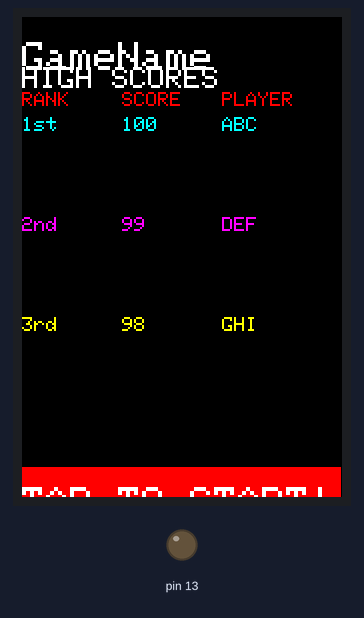
The sketch below on a simulated Arduino Uno, built with avr-gcc and run on an emulated ATmega328P. Parts: 320×480 colour display, output pins drawn as LEDs (lit = HIGH). What the sketch prints to the serial monitor is not drawn.

Above: at 0.4 s.

The sketch:

Default_Screen.ino
```cpp
/*
  Default_Screen.ino
  320x480
*/

#include <SPI.h>
#include <Adafruit_GFX.h>
#include <MCUFRIEND_kbv.h>
#include <TouchScreen.h>
//#include <LiquidCrystal.h>

#define BLACK   0x0000
#define BLUE    0x001F
#define RED     0xF800
#define GREEN   0x07E0
#define CYAN    0x07FF
#define MAGENTA 0xF81F
#define YELLOW  0xFFE0
#define WHITE   0xFFFF

// Touchscreen
#define YP A2
#define XM A3
#define YM 8
#define XP 9

#define TS_MINX 0
#define TS_MAXX 319

#define TS_MINY 0
#define TS_MAXY 479

/* ---FUNCTIONS--- */
#ifndef min
#define min(a, b) (((a) < (b)) ? (a) : (b))
#endif

#ifndef READGRAM
#define READGRAM(x, y, buf, w, h)  tft.readGRAM(x, y, buf, w, h)
#endif

void drawHomeScreen();
void drawSelectScreen();
void drawInstructionScreen(uint8_t game);
void drawGameOverScreen(uint8_t game);

void drawLeaderboards();

/* ---VARIABLES--- */
MCUFRIEND_kbv tft;
//LiquidCrystal lcd(8,9,3,4,5,2);
int x, y, w, h;
uint16_t scrollbuf[320];
char currentPage; // H -> Home, G -> Game select, I -> Instructions, O -> Game over


void drawHomeScreen() {
  //TOUCH TO START "Button"
  tft.fillScreen(BLACK);
  tft.drawRect(0, 450, 319, 479, YELLOW);
  tft.fillRect(0, 450, 319, 479, RED);
  tft.setCursor(0, 470);
  tft.setTextColor(WHITE); tft.setTextSize(4);
  tft.println("TAP TO START!");

  drawLeaderboards();
}

void drawLeaderboards() {
  //Displaying the name of Game
  tft.setCursor(0, 25);
  tft.setTextColor(WHITE); tft.setTextSize(4);
  tft.print("GameName");

  //"HIGH SCORES"
  tft.setCursor(0, 50);
  tft.setTextColor(WHITE); tft.setTextSize(3);
  tft.print("HIGH SCORES");

  //"RANK"
  tft.setCursor(0, 75);
  tft.setTextColor(RED); tft.setTextSize(2);
  tft.print("RANK");

  //"SCORE"
  tft.setCursor(100, 75);
  tft.setTextColor(RED); tft.setTextSize(2);
  tft.print("SCORE");

  //"PLAYER"
  tft.setCursor(200, 75);
  tft.setTextColor(RED); tft.setTextSize(2);
  tft.print("PLAYER");

  //"1st, 2nd, 3rd"
  tft.setCursor(0, 100);
  tft.setTextColor(CYAN); tft.setTextSize(2);
  tft.print("1st");

  tft.setCursor(0, 200);
  tft.setTextColor(MAGENTA); tft.setTextSize(2);
  tft.print("2nd");

  tft.setCursor(0, 300);
  tft.setTextColor(YELLOW); tft.setTextSize(2);
  tft.print("3rd");

  //Scores
  tft.setCursor(100, 100);
  tft.setTextColor(CYAN); tft.setTextSize(2);
  tft.print("100"); //1st place score

  tft.setCursor(100, 200);
  tft.setTextColor(MAGENTA); tft.setTextSize(2);
  tft.print("99"); //2nd place score

  tft.setCursor(100, 300);
  tft.setTextColor(YELLOW); tft.setTextSize(2);
  tft.print("98"); //3rd place score

  //Player
  tft.setCursor(200, 100);
  tft.setTextColor(CYAN); tft.setTextSize(2);
  tft.print("ABC"); //1st place player

  tft.setCursor(200, 200);
  tft.setTextColor(MAGENTA); tft.setTextSize(2);
  tft.print("DEF"); //2nd place player

  tft.setCursor(200, 300);
  tft.setTextColor(YELLOW); tft.setTextSize(2);
  tft.print("GHI"); //3rd place player
}

void windowScroll(int16_t x, int16_t y, int16_t wid, int16_t ht, int16_t dx, int16_t dy, uint16_t *buf)
{
    if (dx) for (int16_t row = 0; row < ht; row++) {
            READGRAM(x, y + row, buf, wid, 1);
            tft.setAddrWindow(x, y + row, x + wid - 1, y + row);
            tft.pushColors(buf + dx, wid - dx, 1);
            tft.pushColors(buf + 0, dx, 0);
        }
    if (dy) for (int16_t col = 0; col < wid; col++) {
            READGRAM(x + col, y, buf, 1, ht);
            tft.setAddrWindow(x + col, y, x + col, y + ht - 1);
            tft.pushColors(buf + dy, ht - dy, 1);
            tft.pushColors(buf + 0, dy, 0);
        }
}

void setup() {
  Serial.begin(9600);

  pinMode(13, OUTPUT);

  uint16_t id = tft.readID();
  tft.reset();
  tft.begin(id);

  Serial.println("Init...");
  Serial.println("Starting on home screen.");

  w = tft.width(); h = tft.height();
  //lcd.begin(5, 3)

  drawHomeScreen();
  currentPage = 'H';
}

void loop() {
  /*
    if (currentPage == 'H') {
    drawHomeScreen();
    } else if (currentPage == 'G') {
    drawSelectScreen();
    } else if (currentPage == 'I') {
    continue;
    //drawInstructionsScreen();
    } else if (currentPage == 'O'){
    //drawGameOverScreen();
    } else {
    drawHomeScreen();
    }
  */
}
```
